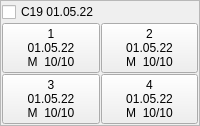
          <widget class="QFrame" name="frame_203">
           <property name="frameShape">
            <enum>QFrame::StyledPanel</enum>
           </property>
           <property name="frameShadow">
            <enum>QFrame::Raised</enum>
           </property>
           <layout class="QHBoxLayout" name="horizontalLayout_21">
            <property name="spacing">
             <number>1</number>
            </property>
            <property name="leftMargin">
             <number>1</number>
            </property>
            <property name="topMargin">
             <number>1</number>
            </property>
            <property name="rightMargin">
             <number>1</number>
            </property>
            <property name="bottomMargin">
             <number>1</number>
            </property>
            <item>
             <layout class="QGridLayout" name="gridLayout_203">
              <property name="leftMargin">
               <number>0</number>
              </property>
              <item row="2" column="0">
               <widget class="QPushButton" name="pushButton_812">
                <property name="text">
                 <string>3
01.05.22
M  10/10</string>
                </property>
               </widget>
              </item>
              <item row="1" column="0">
               <widget class="QPushButton" name="pushButton_813">
                <property name="text">
                 <string>1
01.05.22
M  10/10</string>
                </property>
               </widget>
              </item>
              <item row="1" column="1">
               <widget class="QPushButton" name="pushButton_814">
                <property name="text">
                 <string>2
01.05.22
M  10/10</string>
                </property>
               </widget>
              </item>
              <item row="0" column="0" colspan="2">
               <widget class="QCheckBox" name="A1_203">
                <property name="text">
                 <string>C19 01.05.22</string>
                </property>
               </widget>
              </item>
              <item row="2" column="1">
               <widget class="QPushButton" name="pushButton_815">
                <property name="text">
                 <string>4
01.05.22
M  10/10</string>
                </property>
               </widget>
              </item>
             </layout>
            </item>
           </layout>
          </widget>
